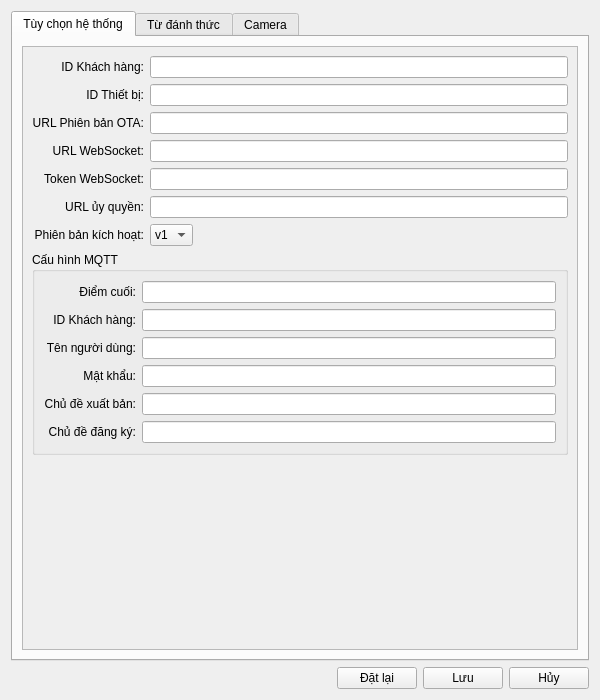
<?xml version="1.0" encoding="UTF-8"?>
<ui version="4.0">
 <class>SettingsWindow</class>
 <widget class="QDialog" name="SettingsWindow">
  <property name="geometry">
   <rect>
    <x>0</x>
    <y>0</y>
    <width>600</width>
    <height>700</height>
   </rect>
  </property>
  <property name="windowTitle">
   <string>Cấu hình tham số</string>
  </property>
  <property name="modal">
   <bool>true</bool>
  </property>
  <layout class="QVBoxLayout" name="verticalLayout">
   <item>
    <widget class="QTabWidget" name="tabWidget">
     <property name="currentIndex">
      <number>0</number>
     </property>
     <widget class="QWidget" name="system_tab">
      <attribute name="title">
       <string>Tùy chọn hệ thống</string>
      </attribute>
      <layout class="QVBoxLayout" name="system_layout">
       <item>
        <widget class="QScrollArea" name="system_scroll">
         <property name="widgetResizable">
          <bool>true</bool>
         </property>
         <widget class="QWidget" name="system_content">
          <property name="geometry">
           <rect>
            <x>0</x>
            <y>0</y>
            <width>574</width>
            <height>474</height>
           </rect>
          </property>
          <layout class="QFormLayout" name="system_form">
           <property name="labelAlignment">
            <set>Qt::AlignRight|Qt::AlignVCenter</set>
           </property>
           <property name="fieldGrowthPolicy">
            <enum>QFormLayout::ExpandingFieldsGrow</enum>
           </property>
           <item row="0" column="0">
            <widget class="QLabel" name="client_id_label">
             <property name="text">
              <string>ID Khách hàng:</string>
             </property>
             <property name="alignment">
              <set>Qt::AlignRight|Qt::AlignVCenter</set>
             </property>
            </widget>
           </item>
           <item row="0" column="1">
            <widget class="QLineEdit" name="client_id_edit">
             <property name="readOnly">
              <bool>false</bool>
             </property>
            </widget>
           </item>
           <item row="1" column="0">
            <widget class="QLabel" name="device_id_label">
             <property name="text">
              <string>ID Thiết bị:</string>
             </property>
             <property name="alignment">
              <set>Qt::AlignRight|Qt::AlignVCenter</set>
             </property>
            </widget>
           </item>
           <item row="1" column="1">
            <widget class="QLineEdit" name="device_id_edit">
             <property name="readOnly">
              <bool>false</bool>
             </property>
            </widget>
           </item>
           <item row="2" column="0">
            <widget class="QLabel" name="ota_url_label">
             <property name="text">
              <string>URL Phiên bản OTA:</string>
             </property>
             <property name="alignment">
              <set>Qt::AlignRight|Qt::AlignVCenter</set>
             </property>
            </widget>
           </item>
           <item row="2" column="1">
            <widget class="QLineEdit" name="ota_url_edit"/>
           </item>
           <item row="3" column="0">
            <widget class="QLabel" name="websocket_url_label">
             <property name="text">
              <string>URL WebSocket:</string>
             </property>
             <property name="alignment">
              <set>Qt::AlignRight|Qt::AlignVCenter</set>
             </property>
            </widget>
           </item>
           <item row="3" column="1">
            <widget class="QLineEdit" name="websocket_url_edit"/>
           </item>
           <item row="4" column="0">
            <widget class="QLabel" name="websocket_token_label">
             <property name="text">
              <string>Token WebSocket:</string>
             </property>
             <property name="alignment">
              <set>Qt::AlignRight|Qt::AlignVCenter</set>
             </property>
            </widget>
           </item>
           <item row="4" column="1">
            <widget class="QLineEdit" name="websocket_token_edit"/>
           </item>
           <item row="5" column="0">
            <widget class="QLabel" name="authorization_url_label">
             <property name="text">
              <string>URL ủy quyền:</string>
             </property>
             <property name="alignment">
              <set>Qt::AlignRight|Qt::AlignVCenter</set>
             </property>
            </widget>
           </item>
           <item row="5" column="1">
            <widget class="QLineEdit" name="authorization_url_edit"/>
           </item>
           <item row="6" column="0">
            <widget class="QLabel" name="activation_version_label">
             <property name="text">
              <string>Phiên bản kích hoạt:</string>
             </property>
             <property name="alignment">
              <set>Qt::AlignRight|Qt::AlignVCenter</set>
             </property>
            </widget>
           </item>
           <item row="6" column="1">
            <widget class="QComboBox" name="activation_version_combo">
             <item>
              <property name="text">
               <string>v1</string>
              </property>
             </item>
             <item>
              <property name="text">
               <string>v2</string>
              </property>
             </item>
            </widget>
           </item>
           <item row="7" column="0" colspan="2">
            <widget class="QGroupBox" name="mqtt_group">
             <property name="title">
              <string>Cấu hình MQTT</string>
             </property>
             <layout class="QFormLayout" name="mqtt_form">
              <property name="labelAlignment">
               <set>Qt::AlignRight|Qt::AlignVCenter</set>
              </property>
              <property name="fieldGrowthPolicy">
               <enum>QFormLayout::ExpandingFieldsGrow</enum>
              </property>
              <item row="0" column="0">
               <widget class="QLabel" name="mqtt_endpoint_label">
                <property name="text">
                 <string>Điểm cuối:</string>
                </property>
                <property name="alignment">
                 <set>Qt::AlignRight|Qt::AlignVCenter</set>
                </property>
               </widget>
              </item>
              <item row="0" column="1">
               <widget class="QLineEdit" name="mqtt_endpoint_edit"/>
              </item>
              <item row="1" column="0">
               <widget class="QLabel" name="mqtt_client_id_label">
                <property name="text">
                 <string>ID Khách hàng:</string>
                </property>
                <property name="alignment">
                 <set>Qt::AlignRight|Qt::AlignVCenter</set>
                </property>
               </widget>
              </item>
              <item row="1" column="1">
               <widget class="QLineEdit" name="mqtt_client_id_edit"/>
              </item>
              <item row="2" column="0">
               <widget class="QLabel" name="mqtt_username_label">
                <property name="text">
                 <string>Tên người dùng:</string>
                </property>
                <property name="alignment">
                 <set>Qt::AlignRight|Qt::AlignVCenter</set>
                </property>
               </widget>
              </item>

             <item row="2" column="1">
               <widget class="QLineEdit" name="mqtt_username_edit"/>
              </item>
              <item row="3" column="0">
               <widget class="QLabel" name="mqtt_password_label">
                <property name="text">
                 <string>Mật khẩu:</string>
                </property>
                <property name="alignment">
                 <set>Qt::AlignRight|Qt::AlignVCenter</set>
                </property>
               </widget>
              </item>
              <item row="3" column="1">
               <widget class="QLineEdit" name="mqtt_password_edit">
                <property name="echoMode">
                 <enum>QLineEdit::Password</enum>
                </property>
               </widget>
              </item>
              <item row="4" column="0">
               <widget class="QLabel" name="mqtt_publish_topic_label">
                <property name="text">
                 <string>Chủ đề xuất bản:</string>
                </property>
                <property name="alignment">
                 <set>Qt::AlignRight|Qt::AlignVCenter</set>
                </property>
               </widget>
              </item>
              <item row="4" column="1">
               <widget class="QLineEdit" name="mqtt_publish_topic_edit"/>
              </item>
              <item row="5" column="0">
               <widget class="QLabel" name="mqtt_subscribe_topic_label">
                <property name="text">
                 <string>Chủ đề đăng ký:</string>
                </property>
                <property name="alignment">
                 <set>Qt::AlignRight|Qt::AlignVCenter</set>
                </property>
               </widget>
              </item>
              <item row="5" column="1">
               <widget class="QLineEdit" name="mqtt_subscribe_topic_edit"/>
              </item>
             </layout>
            </widget>
           </item>
          </layout>
         </widget>
        </widget>
       </item>
      </layout>
     </widget>
     <widget class="QWidget" name="wake_word_tab">
      <attribute name="title">
       <string>Từ đánh thức</string>
      </attribute>
      <layout class="QVBoxLayout" name="wake_word_layout">
       <item>
        <widget class="QScrollArea" name="wake_word_scroll">
         <property name="widgetResizable">
          <bool>true</bool>
         </property>
         <widget class="QWidget" name="wake_word_content">
          <property name="geometry">
           <rect>
            <x>0</x>
            <y>0</y>
            <width>574</width>
            <height>262</height>
           </rect>
          </property>
          <layout class="QFormLayout" name="wake_word_form">
           <property name="labelAlignment">
            <set>Qt::AlignRight|Qt::AlignVCenter</set>
           </property>
           <property name="fieldGrowthPolicy">
            <enum>QFormLayout::ExpandingFieldsGrow</enum>
           </property>
           <item row="0" column="0">
            <widget class="QLabel" name="use_wake_word_label">
             <property name="text">
              <string>Kích hoạt từ đánh thức:</string>
             </property>
             <property name="alignment">
              <set>Qt::AlignRight|Qt::AlignVCenter</set>
             </property>
            </widget>
           </item>
           <item row="0" column="1">
            <widget class="QCheckBox" name="use_wake_word_check"/>
           </item>
           <item row="1" column="0">
            <widget class="QLabel" name="model_path_label">
             <property name="text">
              <string>Đường dẫn mô hình:</string>
             </property>
             <property name="alignment">
              <set>Qt::AlignRight|Qt::AlignVCenter</set>
             </property>
            </widget>
           </item>
           <item row="1" column="1">
            <layout class="QHBoxLayout" name="model_path_layout">
             <item>
              <widget class="QLineEdit" name="model_path_edit"/>
             </item>
             <item>
              <widget class="QPushButton" name="model_path_btn">
               <property name="text">
                <string>Duyệt</string>
               </property>
              </widget>
             </item>
            </layout>
           </item>
           <item row="2" column="0">
            <widget class="QLabel" name="wake_words_label">
             <property name="text">
              <string>Danh sách từ đánh thức:</string>
             </property>
             <property name="alignment">
              <set>Qt::AlignRight|Qt::AlignTop</set>
             </property>
            </widget>
           </item>
           <item row="2" column="1">
            <layout class="QVBoxLayout" name="wake_words_layout">
             <item>
              <widget class="QTextEdit" name="wake_words_edit">
               <property name="maximumSize">
                <size>
                 <width>16777215</width>
                 <height>100</height>
                </size>
               </property>
               <property name="placeholderText">
                <string>Mỗi dòng một từ đánh thức</string>
               </property>
              </widget>
             </item>
             <item>
            <widget class="QLabel" name="wake_words_hint">
 <property name="text">
  <string>Gợi ý: Nhập một từ đánh thức mỗi dòng, ví dụ "Xiao Zhi", "Xiao Mei"</string>
 </property>
 <property name="styleSheet">
  <string>color: #666; font-size: 11px;</string>
 </property>
</widget>
</item>
</layout>
</item>
</layout>
</widget>
</widget>
</item>
</layout>
</widget>
<widget class="QWidget" name="camera_tab">
 <attribute name="title">
  <string>Camera</string>
 </attribute>
 <layout class="QVBoxLayout" name="camera_layout">
  <item>
   <widget class="QScrollArea" name="camera_scroll">
    <property name="widgetResizable">
     <bool>true</bool>
    </property>
    <widget class="QWidget" name="camera_content">
     <property name="geometry">
      <rect>
       <x>0</x>
       <y>0</y>
       <width>574</width>
       <height>345</height>
      </rect>
     </property>
     <layout class="QFormLayout" name="camera_form">
      <property name="labelAlignment">
       <set>Qt::AlignRight|Qt::AlignVCenter</set>
      </property>
      <property name="fieldGrowthPolicy">
       <enum>QFormLayout::ExpandingFieldsGrow</enum>
      </property>
      <item row="0" column="0">
       <widget class="QLabel" name="camera_index_label">
        <property name="text">
         <string>Chỉ số camera:</string>
        </property>
        <property name="alignment">
         <set>Qt::AlignRight|Qt::AlignVCenter</set>
        </property>
       </widget>
      </item>
      <item row="0" column="1">
       <widget class="QSpinBox" name="camera_index_spin">
        <property name="minimum">
         <number>0</number>
        </property>
        <property name="maximum">
         <number>10</number>
        </property>
       </widget>
      </item>
      <item row="1" column="0">
       <widget class="QLabel" name="frame_width_label">
        <property name="text">
         <string>Chiều rộng khung hình:</string>
        </property>
        <property name="alignment">
         <set>Qt::AlignRight|Qt::AlignVCenter</set>
        </property>
       </widget>
      </item>
      <item row="1" column="1">
       <widget class="QSpinBox" name="frame_width_spin">
        <property name="minimum">
         <number>320</number>
        </property>
        <property name="maximum">
         <number>1920</number>
        </property>
        <property name="singleStep">
         <number>10</number>
        </property>
        <property name="value">
         <number>640</number>
        </property>
       </widget>
      </item>

           <item row="2" column="0">
 <widget class="QLabel" name="frame_height_label">
  <property name="text">
   <string>Chiều cao khung hình:</string>
  </property>
  <property name="alignment">
   <set>Qt::AlignRight|Qt::AlignVCenter</set>
  </property>
 </widget>
</item>
<item row="2" column="1">
 <widget class="QSpinBox" name="frame_height_spin">
  <property name="minimum">
   <number>240</number>
  </property>
  <property name="maximum">
   <number>1080</number>
  </property>
  <property name="singleStep">
   <number>10</number>
  </property>
  <property name="value">
   <number>480</number>
  </property>
 </widget>
</item>
<item row="3" column="0">
 <widget class="QLabel" name="fps_label">
  <property name="text">
   <string>Tỷ lệ khung hình (FPS):</string>
  </property>
  <property name="alignment">
   <set>Qt::AlignRight|Qt::AlignVCenter</set>
  </property>
 </widget>
</item>
<item row="3" column="1">
 <widget class="QSpinBox" name="fps_spin">
  <property name="minimum">
   <number>1</number>
  </property>
  <property name="maximum">
   <number>60</number>
  </property>
  <property name="value">
   <number>30</number>
  </property>
 </widget>
</item>
<item row="4" column="0">
 <widget class="QLabel" name="local_vl_url_label">
  <property name="text">
   <string>URL VL cục bộ:</string>
  </property>
  <property name="alignment">
   <set>Qt::AlignRight|Qt::AlignVCenter</set>
  </property>
 </widget>
</item>
<item row="4" column="1">
 <widget class="QLineEdit" name="local_vl_url_edit"/>
</item>
<item row="5" column="0">
 <widget class="QLabel" name="vl_api_key_label">
  <property name="text">
   <string>VL API Key:</string>
  </property>
  <property name="alignment">
   <set>Qt::AlignRight|Qt::AlignVCenter</set>
  </property>
 </widget>
</item>
<item row="5" column="1">
 <widget class="QLineEdit" name="vl_api_key_edit">
  <property name="echoMode">
   <enum>QLineEdit::Password</enum>
  </property>
 </widget>
</item>
<item row="6" column="0">
 <widget class="QLabel" name="models_label">
  <property name="text">
   <string>Mô hình:</string>
  </property>
  <property name="alignment">
   <set>Qt::AlignRight|Qt::AlignVCenter</set>
  </property>
 </widget>
</item>
<item row="6" column="1">
 <widget class="QLineEdit" name="models_edit"/>
</item>
</layout>
</widget>
</widget>
</item>
</layout>
</widget>
</widget>
</item>
<item>
 <layout class="QHBoxLayout" name="button_layout">
  <item>
   <spacer name="button_spacer">
    <property name="orientation">
     <enum>Qt::Horizontal</enum>
    </property>
    <property name="sizeHint" stdset="0">
     <size>
      <width>40</width>
      <height>20</height>
     </size>
    </property>
   </spacer>
  </item>
  <item>
   <widget class="QPushButton" name="reset_btn">
    <property name="text">
     <string>Đặt lại</string>
    </property>
   </widget>
  </item>
  <item>
   <widget class="QPushButton" name="save_btn">
    <property name="text">
     <string>Lưu</string>
    </property>
   </widget>
  </item>
  <item>
   <widget class="QPushButton" name="cancel_btn">
    <property name="text">
     <string>Hủy</string>
    </property>
   </widget>
  </item>
 </layout>
</item>
</layout>
</widget>
<resources/>
<connections/>
</ui>
